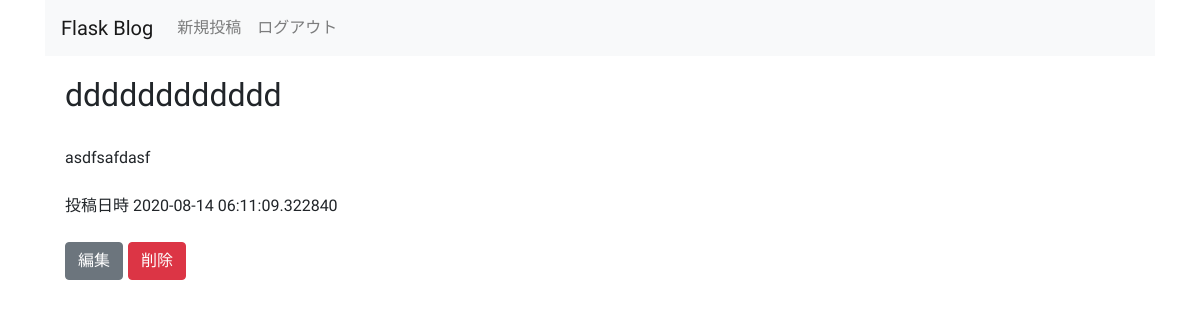
The page /entries/5 (signed in) on the database as committed earlier.
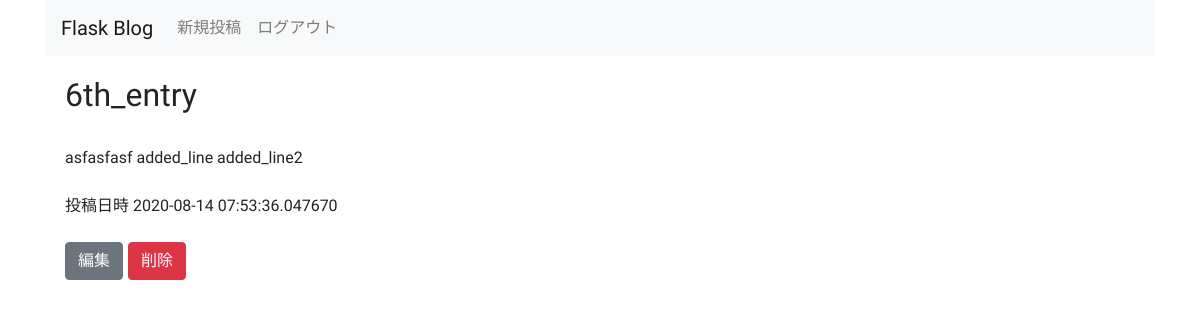
The same page on the database as committed later.
### flask_blog/models/entries.py (models this page shows, shortened)
class Entry(db.Model):
    __tablename__ = 'entries'
    id = db.Column(db.Integer, primary_key=True)
    title = db.Column(db.String(50), unique=True)
    text = db.Column(db.Text)
    created_at = db.Column(db.DateTime)

### flask_blog/views/entries.py (the view)
@app.route('/entries/<int:id>', methods=['GET'])
@login_required
def show_entry(id):
    entry = Entry.query.get(id)
    return render_template('entries/show.html', entry=entry)

### flask_blog/views/views.py (called while the page is built)
def login_required(view):
    @wraps(view)
    def inner(*args, **kwargs):
        if not session.get('logged_in'):
            return redirect(url_for('login'))
        return view(*args, **kwargs)
    return inner

### flask_blog/templates/entries/show.html
{% extends "layout.html" %} {% block body %}
<h2>{{ entry.title }}</h2>
<br> {{ entry.text|safe }}
<br>
<br> 投稿日時 {{ entry.created_at }}
<br>
<br>
<div class="btn-group">
    <form action="{{ url_for('edit_entry', id=entry.id) }}" method="GET">
        <button type="submit" class="btn btn-secondary">編集</button>
    </form>
    <form action="{{ url_for('delete_entry', id=entry.id) }}" method="post">
        <button type="submit" class="btn btn-danger" style="margin-left:5px">削除</button>
    </form>
</div>
{% endblock %}

Rows that differ between the two databases and show on the page:
changed Entry: title "dddddddddddd" → "6th_entry"; text "asdfsafdasf" → "asfasfasf added_line added_line2"; created_at "2020-08-14 06:11:09.322840" → "2020-08-14 07:53:36.047670"
